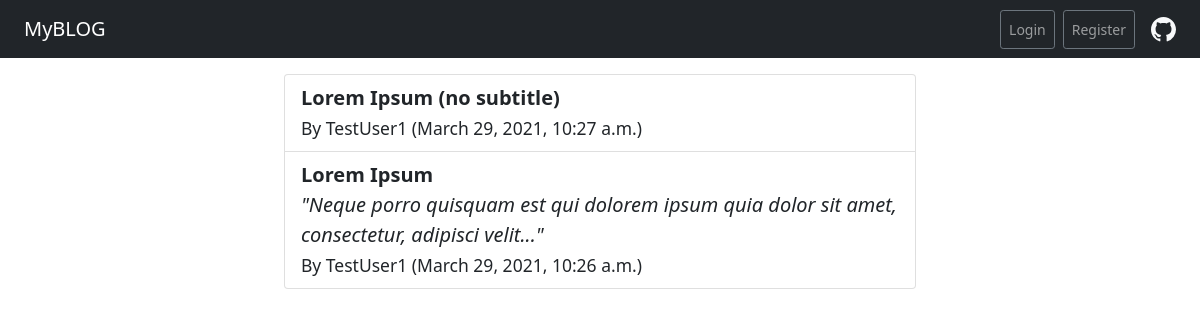
The page / on the database its author committed.
### blogapp/models.py (models this page shows, shortened)
class Post(models.Model):
    post_title = models.CharField(max_length=255, unique=True)
    post_subtitle = models.CharField(max_length=255, blank=True)
    post_author = models.ForeignKey(User, on_delete=models.CASCADE, related_name='posts')
    post_time = models.DateTimeField(auto_now_add=True)
    post_body_md = models.TextField()
    post_body_html = models.TextField()

class User(AbstractUser):
    first_name = models.CharField(max_length=150, blank=False)
    def __str__(self):
        return " ".join([self.first_name, self.last_name])

### blogapp/views.py (the view)
# urls.py: path("", views.index, name="index"),
def index(request):
    posts = Post.objects.all().order_by("-post_time")
    return render(request, "blogapp/index.html", {"posts": posts})

### blogapp/templates/blogapp/index.html (shortened to what this page needs)
{% extends "blogapp/layout.html" %}
{% block main %}
<div class="container">
    <div class="row my-3">
        <div class="posts">
            <div class="main post-list container width-limiter">
                <div class="page-list list-group">
                    {% for post in posts %}
                    <a href={% url 'page' page_id=post.id %} class="page-list-item list-group-item list-group-item-action fs-5">
                        <strong>{{ post.post_title }}</strong>
                        {% if post.post_subtitle %}
                        <br>
                        <em>{{ post.post_subtitle }}</em>
                        {% endif %}
                        <br>
                        <small>By {{ post.post_author }} ({{ post.post_time }})</small>
                    </a>
                    {% endfor %}
                </div>
            </div>
        </div>
    </div>
</div>
{% endblock %}

### blogapp/static/blogapp/style.css (style rules this page uses)
.width-limiter { max-width: 680px; }

### rows shown on the page
Post: post_title "Lorem Ipsum (no subtitle)", post_author "TestUser1", post_time "March 29, 2021, 10:27 a.m."
Post: post_title "Lorem Ipsum", post_subtitle "\"Neque porro quisquam est qui dolorem ipsum quia dolor sit amet, consectetur, adipisci velit...\"", post_author "TestUser1", post_time "March 29, 2021, 10:26 a.m."
